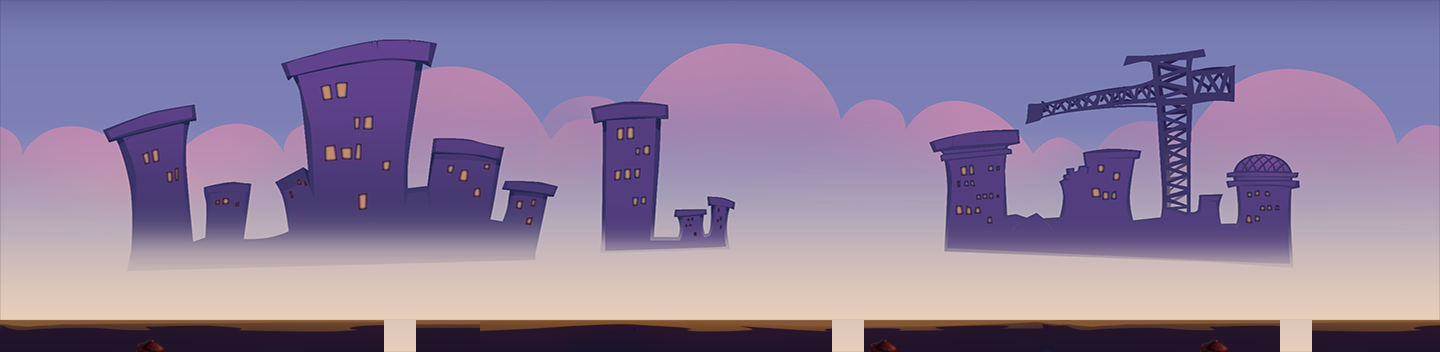

The image is a tile-based game level rendered from a .tmx file. Its description and source (layers, tilesets, objects; grid data summarised) follow:
An orthogonal 45x11 tile map with 32x32 px tiles, 1 tile layer (块层 1) and 29 objects.

<map version="1.0" orientation="orthogonal" width="45" height="11" tilewidth="32" tileheight="32">
 <tileset firstgid="1" name="map1" tilewidth="32" tileheight="32">
  <image source="map1.png" width="1440" height="379" />
 </tileset>
 <layer name="块层 1" width="45" height="11" opacity="0.94">
  <data>[495 cells, 495 non-empty, 490 distinct tile ids]</data>
 </layer>
 <objectgroup name="coins" width="45" height="11">
  <object x="455" y="264" />
  <object x="496" y="243" />
  <object x="543" y="225" />
  <object x="585" y="217" />
  <object x="624" y="227" />
  <object x="657" y="244" />
  <object x="681" y="268" />
  <object x="705" y="300" />
  <object x="743" y="313" />
  <object x="768" y="313" />
  <object x="800" y="309" />
  <object x="861" y="277" />
  <object x="937" y="247" />
  <object x="996" y="231" />
  <object x="1036" y="227" />
  <object x="1095" y="241" />
  <object x="1128" y="265" />
  <object x="1172" y="297" />
  <object x="1325" y="223" />
  <object x="422" y="285" />
  <object x="381" y="286" />
 </objectgroup>
 <objectgroup name="boxs" width="45" height="11">
  <object x="609" y="320" />
  <object x="1250" y="275" />
  <object x="938" y="320" />
 </objectgroup>
 <objectgroup name="floors" width="45" height="11">
  <object x="0" y="320" width="384" height="32" />
  <object x="416" y="320" width="416" height="32" />
  <object x="864" y="320" width="416" height="32" />
  <object x="1312" y="320" width="128" height="32" />
 </objectgroup>
 <objectgroup name="battery" width="45" height="11">
  <object x="1340" y="325" />
 </objectgroup>
</map>
